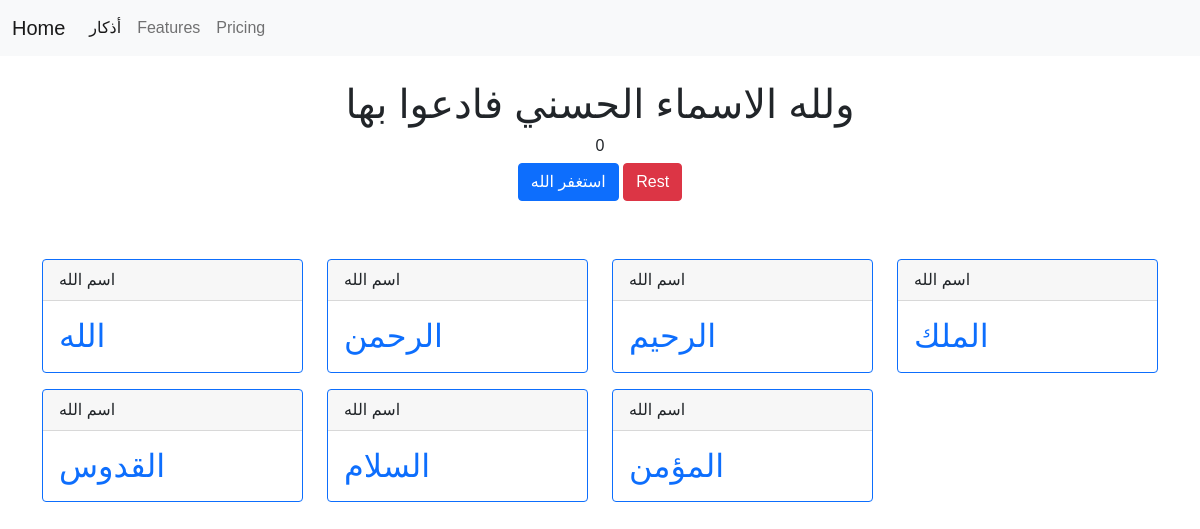
The page / on the database its author committed.
### ProjectApp/models.py (models this page shows, shortened)
class Names(models.Model):
    name = models.CharField(max_length=50, unique=True)
    description = models.TextField(max_length=2000)
    Video = EmbedVideoField(null=True,blank=True)

### ProjectApp/views.py (the view)
# urls.py: path('',views.BaseSite,name='home'),
def BaseSite(request):
    data = Names.objects.all()
    return render(request, 'FilesHtml/base.html',{"data":data})

### templates/FilesHtml/base.html (shortened to what this page needs)
<!DOCTYPE html>
<html lang="en">
<head>
    <link href="https://cdn.jsdelivr.net/npm/bootstrap@5.1.3/dist/css/bootstrap.min.css" rel="stylesheet">
</head>
<body style="font-family: 'Tajawal', sans-serif;">
<nav class="navbar navbar-expand-lg navbar-light bg-light">
  <div class="container-fluid">
    <a class="navbar-brand" href="{% url 'base' %}">Home</a>
    <div class="collapse navbar-collapse" id="navbarNavAltMarkup">
      <div class="navbar-nav">
        <a class="nav-link active" aria-current="page" href="{% url 'Azkar' %}">أذكار</a>
        <a class="nav-link" href="#">Features</a>
        <a class="nav-link" href="#">Pricing</a>
      </div>
    </div>
  </div>
</nav>
<br>
<h1 align="center" color="red">ولله الاسماء الحسني فادعوا بها</h1>
<div class="col" align="center">
    <h6 id="demo">0</h6>
<button class="btn btn-primary" onclick="buttonClick()">استغفر الله</button>
    <button class="btn btn-danger" onclick="Restclick()"> Rest</button>
</div>
<pre>
</pre>
{% block title %}
<div class="container">
  <div class="row">
            {% for newdata in data %}
    <div class="col-sm-3">
    <div class="card border-primary mb-3" style="max-width: 18rem;">
  <div class="card-header">اسم الله </div>
  <div class="card-body text-primary">
          <h2 class="card-text"><a style="text-decoration: none;" href="{% url 'nameByid' newdata.id %}">{{newdata.name}}</a></h2>
  </div>
</div>
    </div>
  {% endfor %}
  </div>
</div>
{% endblock %}
</body>
</html>

### rows shown on the page
Names: name "الله"
Names: name "الرحمن"
Names: name "الرحيم"
Names: name "الملك"
Names: name "القدوس"
Names: name "السلام"
Names: name "المؤمن"
